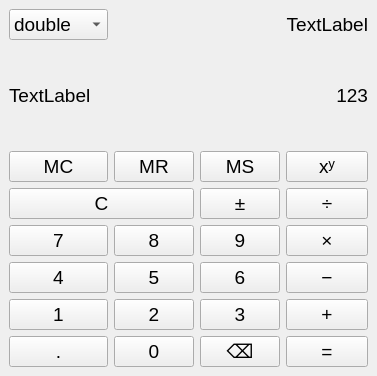
<?xml version="1.0" encoding="UTF-8"?>
<ui version="4.0">
 <class>MainWindow</class>
 <widget class="QMainWindow" name="MainWindow">
  <property name="geometry">
   <rect>
    <x>0</x>
    <y>0</y>
    <width>357</width>
    <height>376</height>
   </rect>
  </property>
  <property name="sizePolicy">
   <sizepolicy hsizetype="Preferred" vsizetype="Preferred">
    <horstretch>0</horstretch>
    <verstretch>0</verstretch>
   </sizepolicy>
  </property>
  <property name="font">
   <font>
    <pointsize>14</pointsize>
   </font>
  </property>
  <property name="contextMenuPolicy">
   <enum>Qt::ContextMenuPolicy::ActionsContextMenu</enum>
  </property>
  <property name="windowTitle">
   <string>Калькулятор</string>
  </property>
  <widget class="QWidget" name="centralwidget">
   <layout class="QGridLayout" name="gridLayout">
    <item row="3" column="3">
     <widget class="QPushButton" name="pushButton_div">
      <property name="text">
       <string>÷</string>
      </property>
     </widget>
    </item>
    <item row="5" column="0">
     <widget class="QPushButton" name="pushButton_four">
      <property name="text">
       <string>4</string>
      </property>
     </widget>
    </item>
    <item row="4" column="0">
     <widget class="QPushButton" name="pushButton_seven">
      <property name="text">
       <string>7</string>
      </property>
     </widget>
    </item>
    <item row="4" column="2">
     <widget class="QPushButton" name="pushButton_nine">
      <property name="text">
       <string>9</string>
      </property>
     </widget>
    </item>
    <item row="4" column="3">
     <widget class="QPushButton" name="pushButton_mult">
      <property name="text">
       <string>×</string>
      </property>
     </widget>
    </item>
    <item row="7" column="3">
     <widget class="QPushButton" name="pushButton_result">
      <property name="text">
       <string>=</string>
      </property>
     </widget>
    </item>
    <item row="6" column="1">
     <widget class="QPushButton" name="pushButton_two">
      <property name="text">
       <string>2</string>
      </property>
     </widget>
    </item>
    <item row="5" column="1">
     <widget class="QPushButton" name="pushButton_five">
      <property name="text">
       <string>5</string>
      </property>
     </widget>
    </item>
    <item row="5" column="3">
     <widget class="QPushButton" name="pushButton_sub">
      <property name="text">
       <string>−</string>
      </property>
     </widget>
    </item>
    <item row="2" column="0">
     <widget class="QPushButton" name="pushButton_MemClean">
      <property name="text">
       <string>MC</string>
      </property>
     </widget>
    </item>
    <item row="7" column="1">
     <widget class="QPushButton" name="pushButton_zero">
      <property name="text">
       <string>0</string>
      </property>
     </widget>
    </item>
    <item row="6" column="0">
     <widget class="QPushButton" name="pushButton_one">
      <property name="text">
       <string>1</string>
      </property>
     </widget>
    </item>
    <item row="3" column="0" colspan="2">
     <widget class="QPushButton" name="pushButton_clean">
      <property name="text">
       <string>C</string>
      </property>
     </widget>
    </item>
    <item row="6" column="3">
     <widget class="QPushButton" name="pushButton_add">
      <property name="text">
       <string>+</string>
      </property>
     </widget>
    </item>
    <item row="1" column="0" colspan="4">
     <layout class="QHBoxLayout" name="horizontalLayout">
      <item>
       <widget class="QLabel" name="l_memory">
        <property name="text">
         <string>TextLabel</string>
        </property>
       </widget>
      </item>
      <item>
       <widget class="QLabel" name="l_result">
        <property name="text">
         <string>123</string>
        </property>
        <property name="alignment">
         <set>Qt::AlignmentFlag::AlignRight|Qt::AlignmentFlag::AlignTrailing|Qt::AlignmentFlag::AlignVCenter</set>
        </property>
       </widget>
      </item>
     </layout>
    </item>
    <item row="2" column="3">
     <widget class="QPushButton" name="pushButton_power">
      <property name="text">
       <string>xʸ</string>
      </property>
     </widget>
    </item>
    <item row="3" column="2">
     <widget class="QPushButton" name="pushButton_negative">
      <property name="text">
       <string>±</string>
      </property>
     </widget>
    </item>
    <item row="6" column="2">
     <widget class="QPushButton" name="pushButton_three">
      <property name="text">
       <string>3</string>
      </property>
     </widget>
    </item>
    <item row="0" column="3">
     <widget class="QLabel" name="l_formula">
      <property name="text">
       <string>TextLabel</string>
      </property>
      <property name="alignment">
       <set>Qt::AlignmentFlag::AlignRight|Qt::AlignmentFlag::AlignTrailing|Qt::AlignmentFlag::AlignVCenter</set>
      </property>
     </widget>
    </item>
    <item row="7" column="0">
     <widget class="QPushButton" name="tb_extra">
      <property name="text">
       <string>.</string>
      </property>
     </widget>
    </item>
    <item row="2" column="1">
     <widget class="QPushButton" name="pushButton_MemRead">
      <property name="text">
       <string>MR</string>
      </property>
     </widget>
    </item>
    <item row="2" column="2">
     <widget class="QPushButton" name="pushButton_MemSave">
      <property name="text">
       <string>MS</string>
      </property>
     </widget>
    </item>
    <item row="4" column="1">
     <widget class="QPushButton" name="pushButton_eight">
      <property name="text">
       <string>8</string>
      </property>
     </widget>
    </item>
    <item row="5" column="2">
     <widget class="QPushButton" name="pushButton_six">
      <property name="text">
       <string>6</string>
      </property>
     </widget>
    </item>
    <item row="7" column="2">
     <widget class="QPushButton" name="pushButton_delete">
      <property name="text">
       <string>⌫</string>
      </property>
     </widget>
    </item>
    <item row="0" column="0">
     <widget class="QComboBox" name="cmb_controller">
      <item>
       <property name="text">
        <string>double</string>
       </property>
      </item>
      <item>
       <property name="text">
        <string>float</string>
       </property>
      </item>
      <item>
       <property name="text">
        <string>uint8_t</string>
       </property>
      </item>
      <item>
       <property name="text">
        <string>int</string>
       </property>
      </item>
      <item>
       <property name="text">
        <string>int64_t</string>
       </property>
      </item>
      <item>
       <property name="text">
        <string>size_t</string>
       </property>
      </item>
      <item>
       <property name="text">
        <string>Rational</string>
       </property>
      </item>
     </widget>
    </item>
   </layout>
  </widget>
 </widget>
 <resources/>
 <connections/>
</ui>
